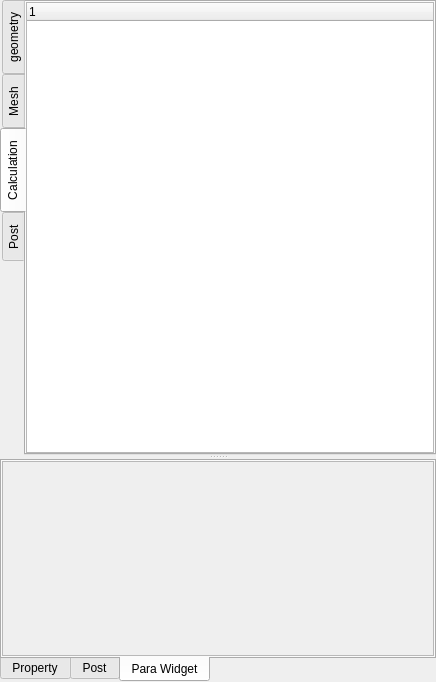
<?xml version="1.0" encoding="UTF-8"?>
<ui version="4.0">
 <class>FunctionTreeSetup</class>
 <widget class="QDockWidget" name="FunctionTreeSetup">
  <property name="geometry">
   <rect>
    <x>0</x>
    <y>0</y>
    <width>436</width>
    <height>682</height>
   </rect>
  </property>
  <property name="features">
   <set>QDockWidget::DockWidgetFloatable|QDockWidget::DockWidgetMovable</set>
  </property>
  <property name="allowedAreas">
   <set>Qt::LeftDockWidgetArea|Qt::RightDockWidgetArea</set>
  </property>
  <property name="windowTitle">
   <string>Control Panel</string>
  </property>
  <widget class="QWidget" name="dockWidgetContents">
   <layout class="QGridLayout" name="gridLayout">
    <property name="leftMargin">
     <number>0</number>
    </property>
    <property name="topMargin">
     <number>0</number>
    </property>
    <property name="rightMargin">
     <number>0</number>
    </property>
    <property name="bottomMargin">
     <number>0</number>
    </property>
    <item row="0" column="0">
     <widget class="QWidget" name="widget" native="true">
      <layout class="QGridLayout" name="gridLayout_7">
       <property name="leftMargin">
        <number>0</number>
       </property>
       <property name="topMargin">
        <number>0</number>
       </property>
       <property name="rightMargin">
        <number>0</number>
       </property>
       <property name="bottomMargin">
        <number>0</number>
       </property>
       <property name="horizontalSpacing">
        <number>0</number>
       </property>
       <item row="0" column="0">
        <widget class="QSplitter" name="splitter">
         <property name="orientation">
          <enum>Qt::Vertical</enum>
         </property>
         <widget class="QTabWidget" name="projectTab">
          <property name="tabPosition">
           <enum>QTabWidget::West</enum>
          </property>
          <property name="currentIndex">
           <number>2</number>
          </property>
          <widget class="QWidget" name="geometry_tab">
           <attribute name="title">
            <string>geometry</string>
           </attribute>
          </widget>
          <widget class="QWidget" name="mesh_tab">
           <attribute name="title">
            <string>Mesh</string>
           </attribute>
          </widget>
          <widget class="QWidget" name="physics_tab">
           <attribute name="title">
            <string>Calculation</string>
           </attribute>
           <layout class="QGridLayout" name="gridLayout_2">
            <property name="leftMargin">
             <number>0</number>
            </property>
            <property name="topMargin">
             <number>0</number>
            </property>
            <property name="rightMargin">
             <number>0</number>
            </property>
            <property name="bottomMargin">
             <number>0</number>
            </property>
            <item row="0" column="0">
             <layout class="QHBoxLayout" name="calculateLayout">
              <property name="leftMargin">
               <number>0</number>
              </property>
              <property name="topMargin">
               <number>0</number>
              </property>
              <property name="rightMargin">
               <number>0</number>
              </property>
              <property name="bottomMargin">
               <number>0</number>
              </property>
              <item>
               <widget class="QTreeWidget" name="treeWidget">
                <property name="minimumSize">
                 <size>
                  <width>200</width>
                  <height>0</height>
                 </size>
                </property>
                <property name="maximumSize">
                 <size>
                  <width>16777215</width>
                  <height>16777215</height>
                 </size>
                </property>
                <column>
                 <property name="text">
                  <string notr="true">1</string>
                 </property>
                </column>
               </widget>
              </item>
             </layout>
            </item>
           </layout>
          </widget>
          <widget class="QWidget" name="post_tab">
           <attribute name="title">
            <string>Post</string>
           </attribute>
          </widget>
         </widget>
         <widget class="QTabWidget" name="propTabWidget">
          <property name="sizePolicy">
           <sizepolicy hsizetype="Preferred" vsizetype="Preferred">
            <horstretch>0</horstretch>
            <verstretch>0</verstretch>
           </sizepolicy>
          </property>
          <property name="tabPosition">
           <enum>QTabWidget::South</enum>
          </property>
          <property name="currentIndex">
           <number>2</number>
          </property>
          <widget class="QWidget" name="prop">
           <attribute name="title">
            <string>Property</string>
           </attribute>
           <layout class="QGridLayout" name="gridLayout_3">
            <property name="leftMargin">
             <number>0</number>
            </property>
            <property name="topMargin">
             <number>0</number>
            </property>
            <property name="rightMargin">
             <number>0</number>
            </property>
            <property name="bottomMargin">
             <number>0</number>
            </property>
            <item row="0" column="0">
             <layout class="QVBoxLayout" name="propLayout"/>
            </item>
           </layout>
          </widget>
          <widget class="QWidget" name="postPropw">
           <attribute name="title">
            <string>Post</string>
           </attribute>
           <layout class="QGridLayout" name="gridLayout_4">
            <property name="leftMargin">
             <number>0</number>
            </property>
            <property name="topMargin">
             <number>0</number>
            </property>
            <property name="rightMargin">
             <number>0</number>
            </property>
            <property name="bottomMargin">
             <number>0</number>
            </property>
            <item row="0" column="0">
             <layout class="QVBoxLayout" name="postPropLayout"/>
            </item>
           </layout>
          </widget>
          <widget class="QWidget" name="widgetTab">
           <attribute name="title">
            <string>Para Widget</string>
           </attribute>
           <layout class="QGridLayout" name="gridLayout_5">
            <property name="leftMargin">
             <number>0</number>
            </property>
            <property name="topMargin">
             <number>0</number>
            </property>
            <property name="rightMargin">
             <number>0</number>
            </property>
            <property name="bottomMargin">
             <number>0</number>
            </property>
            <item row="0" column="0">
             <widget class="QScrollArea" name="widgetScrollArea">
              <property name="widgetResizable">
               <bool>true</bool>
              </property>
              <widget class="QWidget" name="scrollAreaWidgetContents">
               <property name="geometry">
                <rect>
                 <x>0</x>
                 <y>0</y>
                 <width>428</width>
                 <height>184</height>
                </rect>
               </property>
               <layout class="QGridLayout" name="gridLayout_6">
                <property name="leftMargin">
                 <number>0</number>
                </property>
                <property name="topMargin">
                 <number>0</number>
                </property>
                <property name="rightMargin">
                 <number>0</number>
                </property>
                <property name="bottomMargin">
                 <number>0</number>
                </property>
                <item row="0" column="0">
                 <layout class="QVBoxLayout" name="paraLayout"/>
                </item>
               </layout>
              </widget>
             </widget>
            </item>
           </layout>
          </widget>
         </widget>
        </widget>
       </item>
      </layout>
     </widget>
    </item>
   </layout>
  </widget>
 </widget>
 <resources/>
 <connections/>
</ui>
